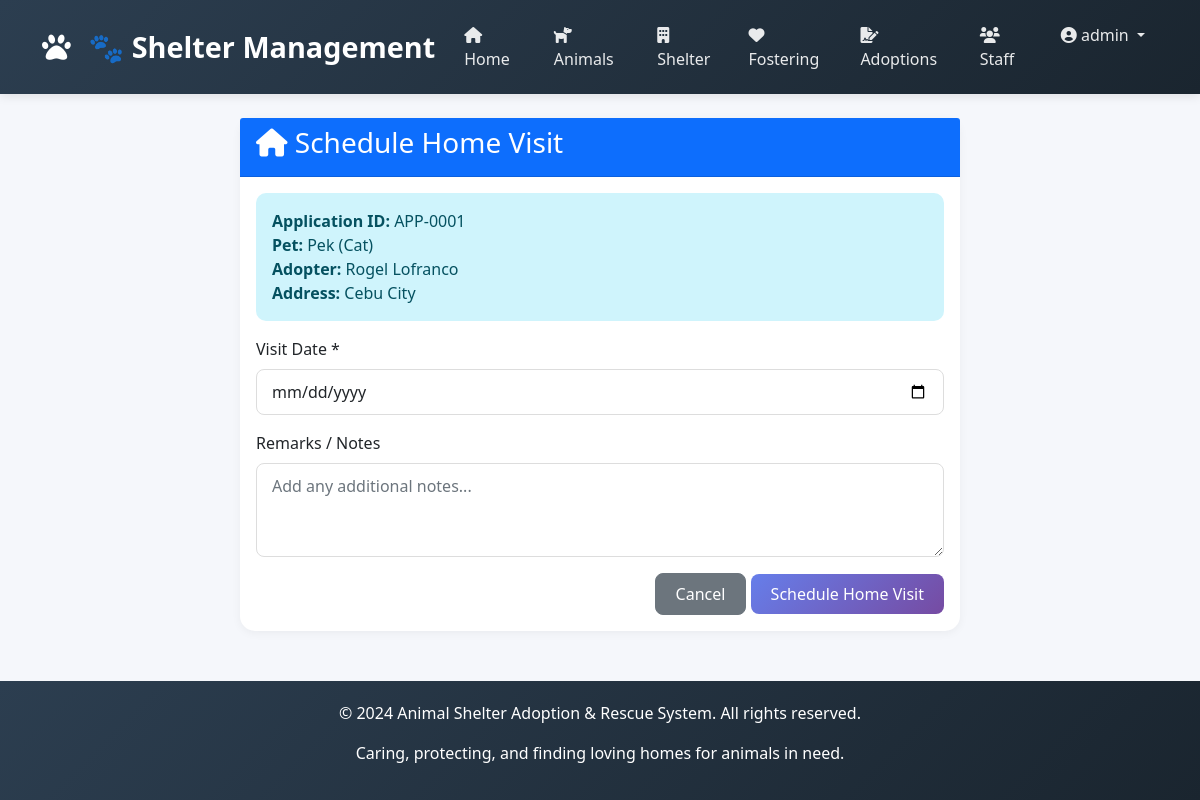
/adoptions/homevisits/add/1/ (signed in), run on the app's committed database.
### apps/accounts/models.py (models this page shows, shortened)
class Staff(AbstractUser):
    ROLE_CHOICES = [
        ('Admin', 'Admin'),
        ('Manager', 'Manager'),
        ('Vet', 'Veterinarian'),
        ('Staff', 'Staff'),
        ('Volunteer', 'Volunteer'),
    ]
    staff_id = models.AutoField(primary_key=True)
    first_name = models.CharField(max_length=100)
    last_name = models.CharField(max_length=100)
    role = models.CharField(max_length=20, choices=ROLE_CHOICES, default='Staff')
    phone = models.CharField(max_length=20, blank=True, null=True)
    email = models.EmailField(unique=True)
    username = models.CharField(max_length=100, unique=True)
    status = models.BooleanField(default=True)
    date_joined = models.DateTimeField(default=timezone.now)
    last_login = models.DateTimeField(null=True, blank=True)
    USERNAME_FIELD = 'username'
    REQUIRED_FIELDS = ['email', 'first_name', 'last_name']
    class Meta:
        db_table = 'staff'

### apps/adoptions/models.py (models this page shows, shortened)
class AdoptionApplication(models.Model):
    STATUS_CHOICES = [
        ('Pending', 'Pending'),
        ('Approved', 'Approved'),
        ('Rejected', 'Rejected'),
    ]
    application_id = models.AutoField(primary_key=True)
    adopter = models.ForeignKey(Adopter, on_delete=models.CASCADE, related_name='applications')
    pet = models.ForeignKey(Pet, on_delete=models.CASCADE, related_name='applications')
    staff = models.ForeignKey(Staff, on_delete=models.SET_NULL, null=True)
    application_date = models.DateField(auto_now_add=True)
    status = models.CharField(max_length=20, choices=STATUS_CHOICES, default='Pending')
    interview_schedule = models.DateTimeField(null=True, blank=True)
    notes = models.TextField(blank=True, null=True)
    class Meta:
        db_table = 'adoption_applications'

class Adopter(models.Model):
    adopter_id = models.AutoField(primary_key=True)
    first_name = models.CharField(max_length=100)
    last_name = models.CharField(max_length=100)
    email = models.EmailField(unique=True)
    phone = models.CharField(max_length=20)
    address = models.TextField()
    date_of_birth = models.DateField()
    occupation = models.CharField(max_length=100, blank=True, null=True)
    has_other_pets = models.BooleanField(default=False)
    has_children = models.BooleanField(default=False)
    registration_date = models.DateField(auto_now_add=True)
    password = models.CharField(max_length=128, blank=True, null=True)
    last_login = models.DateTimeField(blank=True, null=True)
    is_active = models.BooleanField(default=True)
    class Meta:
        db_table = 'adopters'

### apps/animals/models.py (models this page shows, shortened)
class Pet(models.Model):
    SPECIES_CHOICES = [
        ('Dog', 'Dog'), ('Cat', 'Cat'), ('Bird', 'Bird'),
        ('Rabbit', 'Rabbit'), ('Other', 'Other')
    ]
    SEX_CHOICES = [('M', 'Male'), ('F', 'Female')]
    SIZE_CHOICES = [('Small', 'Small'), ('Medium', 'Medium'), ('Large', 'Large')]
    STATUS_CHOICES = [
        ('Available', 'Available'), ('Pending', 'Pending'), ('Adopted', 'Adopted')
    ]
    pet_id = models.AutoField(primary_key=True)
    name = models.CharField(max_length=100)
    species = models.CharField(max_length=50, choices=SPECIES_CHOICES)
    breed = models.CharField(max_length=100, blank=True, null=True)
    age = models.IntegerField(validators=[MinValueValidator(0)], help_text="Age in months")
    sex = models.CharField(max_length=1, choices=SEX_CHOICES)
    size = models.CharField(max_length=10, choices=SIZE_CHOICES)
    color = models.CharField(max_length=50)
    vaccination_status = models.BooleanField(default=False)
    spay_neuter_status = models.BooleanField(default=False)
    medical_notes = models.TextField(blank=True, null=True)
    intake_date = models.DateField(auto_now_add=True)
    status = models.CharField(max_length=20, choices=STATUS_CHOICES, default='Available')
    class Meta:
        db_table = 'pets'

### apps/adoptions/views.py (the view, shortened to what this page needs)
# urls.py: path('homevisits/add/<int:application_id>/', views.homevisit_add, name='homevisit_add'),
@login_required
def homevisit_add(request, application_id):
    application = get_object_or_404(AdoptionApplication, application_id=application_id)
    return render(request, 'adoptions/homevisit_form.html', {'application': application})

### templates/adoptions/homevisit_form.html (shortened to what this page needs)
{% extends 'base.html' %}
{% block content %}
<div class="container">
    <div class="row justify-content-center">
        <div class="col-md-8">
            <div class="card">
                <div class="card-header bg-primary text-white">
                    <h3><i class="fas fa-home"></i> Schedule Home Visit</h3>
                </div>
                <div class="card-body">
                    <div class="alert alert-info">
                        <strong>Application ID:</strong> APP-{{ application.application_id|stringformat:"04d" }}<br>
                        <strong>Pet:</strong> {{ application.pet.name }} ({{ application.pet.species }})<br>
                        <strong>Adopter:</strong> {{ application.adopter.first_name }} {{ application.adopter.last_name }}<br>
                        <strong>Address:</strong> {{ application.adopter.address }}
                    </div>
                    <form method="post">
                        <div class="mb-3">
                            <label class="form-label">Visit Date *</label>
                            <input type="date" name="visit_date" class="form-control" required>
                        </div>
                        <div class="mb-3">
                            <label class="form-label">Remarks / Notes</label>
                            <textarea name="remarks" class="form-control" rows="3" placeholder="Add any additional notes..."></textarea>
                        </div>
                        <div class="text-end">
                            <a href="{% url 'application_list' %}" class="btn btn-secondary">Cancel</a>
                            <button type="submit" class="btn btn-primary">Schedule Home Visit</button>
                        </div>
                    </form>
                </div>
            </div>
        </div>
    </div>
</div>
{% endblock %}

### templates/base.html (shortened to what this page needs)
<!DOCTYPE html>
<html lang="en">
<head>
    <link href="https://cdn.jsdelivr.net/npm/bootstrap@5.1.3/dist/css/bootstrap.min.css" rel="stylesheet">
    <link rel="stylesheet" href="https://cdnjs.cloudflare.com/ajax/libs/font-awesome/6.0.0/css/all.min.css">
</head>
<body>
    <nav class="navbar navbar-expand-lg navbar-dark">
        <div class="container">
            <a class="navbar-brand" href="{% url 'index' %}">
                <i class="fas fa-paw"></i> 🐾 Shelter Management
            </a>
            <div class="collapse navbar-collapse" id="navbarNav">
                <ul class="navbar-nav ms-auto">
                    <li class="nav-item">
                        <a class="nav-link" href="{% url 'index' %}">
                            <i class="fas fa-home"></i> Home
                        </a>
                    </li>
                    <li class="nav-item">
                        <a class="nav-link" href="{% url 'pet_list' %}">
                            <i class="fas fa-dog"></i> Animals
                        </a>
                    </li>
                    <li class="nav-item">
                        <a class="nav-link" href="{% url 'shelter_list' %}">
                            <i class="fas fa-building"></i> Shelter
                        </a>
                    </li>
                    <li class="nav-item">
                        <a class="nav-link" href="{% url 'foster_list' %}">
                            <i class="fas fa-heart"></i> Fostering
                        </a>
                    </li>
                    <li class="nav-item">
                        <a class="nav-link" href="{% url 'adoption_list' %}">
                            <i class="fas fa-file-signature"></i> Adoptions
                        </a>
                    </li>
                    <li class="nav-item">
                        <a class="nav-link" href="{% url 'staff_list' %}">
                            <i class="fas fa-users"></i> Staff
                        </a>
                    </li>
                    {% if user.is_authenticated %}
                        <li class="nav-item dropdown">
                            <a class="nav-link dropdown-toggle" href="#" id="userDropdown" role="button" data-bs-toggle="dropdown">
                                <i class="fas fa-user-circle"></i> {{ user.username }}
                            </a>
                        </li>
                    {% endif %}
                </ul>
            </div>
        </div>
    </nav>
    <div class="container mt-4">
        {% block content %}
        {% endblock %}
    </div>
    <footer>
        <div class="container">
            <p>&copy; 2024 Animal Shelter Adoption & Rescue System. All rights reserved.</p>
            <p>Caring, protecting, and finding loving homes for animals in need.</p>
        </div>
    </footer>
</body>
</html>

### templates/base.html (style rules this page uses)
* { margin: 0; padding: 0; box-sizing: border-box; }
body { font-family: 'Segoe UI', Tahoma, Geneva, Verdana, sans-serif; background-color: #f5f7fb; }
.navbar { background: linear-gradient(135deg, #2c3e50 0%, #1a252f 100%); box-shadow: 0 2px 10px rgba(0,0,0,0.1); padding: 15px 0; }
.navbar-brand { font-size: 1.8rem; font-weight: bold; color: #fff !important; }
.navbar-brand i { margin-right: 10px; }
.nav-link { color: rgba(255,255,255,0.9) !important; font-weight: 500; margin: 0 5px; transition: all 0.3s; }
.card { border: none; border-radius: 15px; box-shadow: 0 2px 10px rgba(0,0,0,0.05); transition: transform 0.3s, box-shadow 0.3s; }
.btn { border-radius: 8px; padding: 8px 20px; font-weight: 500; transition: all 0.3s; }
.btn-primary { background: linear-gradient(135deg, #667eea 0%, #764ba2 100%); border: none; }
.alert { border-radius: 10px; border: none; }
footer { background: linear-gradient(135deg, #2c3e50 0%, #1a252f 100%); color: white; padding: 20px; text-align: center; margin-top: 50px; }
.form-control, .form-select { border-radius: 8px; border: 1px solid #ddd; padding: 10px 15px; }

### data on the page
Staff: username "admin"
AdoptionApplication: application_id "0001", pet.name "Pek", pet.species "Cat", adopter.first_name "Rogel", adopter.last_name "Lofranco", adopter.address "Cebu City"
